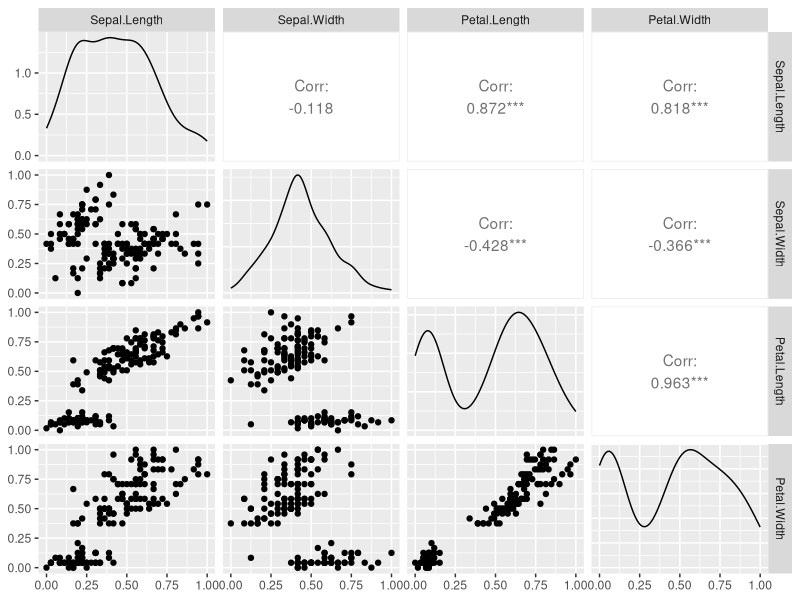
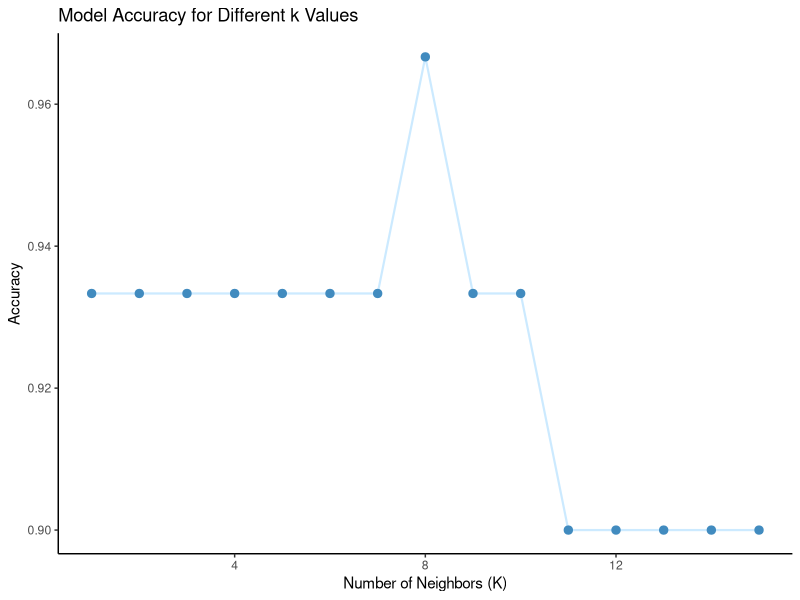

Source code (R) for these figures, in order:
### K-Nearest Neighbours in R ###

# examining the dataset

data(iris)
str(iris)
summary(iris)

# making this example reproducible
set.seed(12)

# shuffling rows
random <- runif(nrow(iris))
iris_random <- iris[order(random), ]
head(iris_random)

# an user-defined normalization function
normal <- function(x) {
  return(((x - min(x)) / (max(x) - min(x))))
}

# new shuffled-dataset
iris_new <- as.data.frame(lapply(iris_random[, -5], normal))
summary(iris_new)

# graph (correlation)
install.packages("GGally")
library(GGally)
ggpairs(iris_new)

# using 80% of dataset as training set and 20% as test set (120+30)
train_iris <- iris_new[1:120, ]
test_iris <- iris_new[121:150, ]
train_label <- iris_random[1:120, 5]
test_label <- iris_random[121:150, 5]

# kNN modeling
install.packages("class")
library(class)
knn_pred <- knn(train = train_iris, test = test_iris, cl = train_label, k = 3)

# output
table(test_label, knn_pred)

# another table (extra / optional)
install.packages("gmodels")
library(gmodels)
CrossTable(x = test_label, y = knn_pred, prob.chisq = F)

# calculating accuracy
accuracy <- sum(knn_pred == test_label) / length(test_label)
accuracy

## Optimizing k ##
k_values <- 1:15

# calculating accuracy for each k value
accuracy_values <- sapply(k_values, function(k) {
  classifier_knn <- knn(train = train_iris, 
                        test = test_iris, 
                        cl = train_label, 
                        k = k)
  1 - mean(classifier_knn != test_label)
})

accuracy_data <- data.frame(K = k_values, Accuracy = accuracy_values)

# visualization
library(ggplot2)
ggplot(accuracy_data, aes(x = K, y = Accuracy)) +
  geom_line(color = "#CCEAFF", size = .75) +
  geom_point(color = "#418BBF", size = 2.5) +
  labs(title = "Model Accuracy for Different k Values",
       x = "Number of Neighbors (K)",
       y = "Accuracy") +
  theme_classic()
